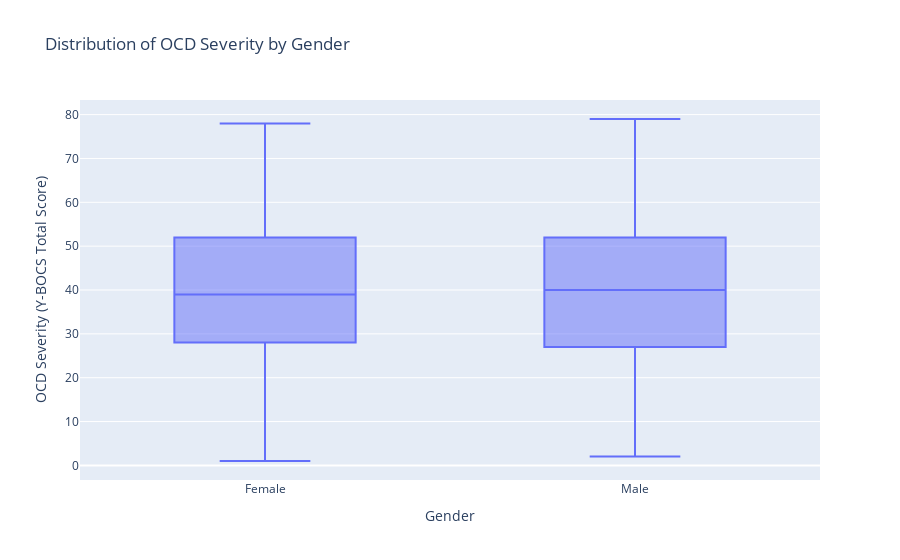

This figure's notebook cell:
### Markdown cell above
2. Is there a significant difference in OCD severity based on gender?  
Literature does not clearly indicate a relation between gender and OCD. Gender-based analysis can uncover any significant differences between males and females in terms of OCD severity. This could help in targeting gender-specific interventions.

### Code cell
# Box plot for OCD severity (Total_Score) by Gender
fig3 = px.box(df, x='Gender', y='Total_Score', title='Distribution of OCD Severity by Gender',
              labels={'Total_Score': 'OCD Severity (Y-BOCS Total Score)', 'Gender': 'Gender'})
fig3.show()

### Figure 1 — Plotly figure (JSON) as saved in the notebook; plotly's stock layout.template omitted (floating-point values rounded to 4 significant figures; data arrays with more than 128 entries replaced by an {"elided": "..."} marker saying what was removed)
{"data": [{"alignmentgroup": "True", "hovertemplate": "Gender=%{x}<br>OCD Severity (Y-BOCS Total Score)=%{y}<extra></extra>", "legendgroup": "", "marker": {"color": "#636efa"}, "name": "", "notched": false, "offsetgroup": "", "orientation": "v", "showlegend": false, "type": "box", "x": {"elided": "1500 str values"}, "x0": " ", "xaxis": "x", "y": {"elided": "1500 int values"}, "y0": " ", "yaxis": "y"}], "layout": {"boxmode": "group", "legend": {"tracegroupgap": 0}, "title": {"text": "Distribution of OCD Severity by Gender"}, "xaxis": {"anchor": "y", "domain": [0, 1], "title": {"text": "Gender"}}, "yaxis": {"anchor": "x", "domain": [0, 1], "title": {"text": "OCD Severity (Y-BOCS Total Score)"}}}}
